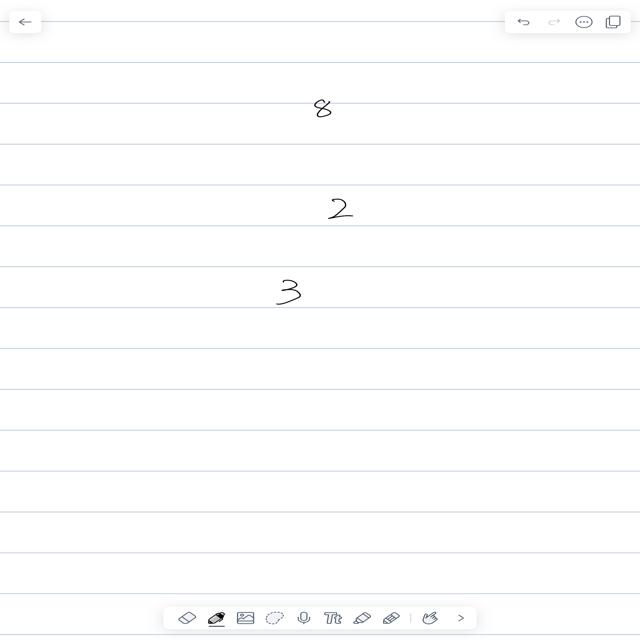
#> input picture take2/partitioned/train/images/IMG_0231.jpg, 640 x 640 px
$ jupyter execute --allow-errors notebook.ipynb
#> lines starting #> are read from the running program, lines starting #| are printed output that depends on the picture
[cell 1]
import cv2
import numpy as np
import os
def get_txt_files(folder_path):
    return [os.path.join(folder_path, f) for f in os.listdir(folder_path) if f.endswith('.txt')]
def get_image_files(folder_path):
    return [os.path.join(folder_path, f) for f in os.listdir(folder_path) if f.endswith('.jpg') or f.endswith('.png')]

# [43 lines left out: functions rotate_yolo_labels_90, rotated_true_labels, not called in this run]

[cell 2]
def preprocess_images(img_folder_path, output_folder_path, rotate=True):
    #get every image in the path
#> called with img_folder_path = 'take2/partitioned/train/images', output_folder_path = 'take2/preprocessed/train/images', rotate = True
    image_files = get_image_files(img_folder_path)
    for image_file in image_files:
        #get the image_file name without extension
        base_name = os.path.splitext(os.path.basename(image_file))[0]
        image = cv2.imread(image_file)
#> image is the input picture: shape (640, 640, 3); mean B, G, R 253.3, 253.1, 252.7
        gray_image = cv2.cvtColor(image, cv2.COLOR_BGR2GRAY)
        # normalized_image = gray_image / 255.0
        blurred_image = cv2.GaussianBlur(gray_image, (5, 5), 0)

        #now time for some data augmenting
            #let's add rotated version of the image to the dir as 0 thru 3
        rotated_image = blurred_image
        augmented_images = [blurred_image]
        if rotate:
            for i in range(3):
                rotated_image = cv2.rotate(rotated_image, cv2.ROTATE_90_CLOCKWISE)
                augmented_images.append(rotated_image)
#> this loop made 3 passes
#> pass 1, in preprocess_images, `rotated_image = cv2.rotate(rotated_image, cv2.ROTATE_90_CLOCKWISE)`:
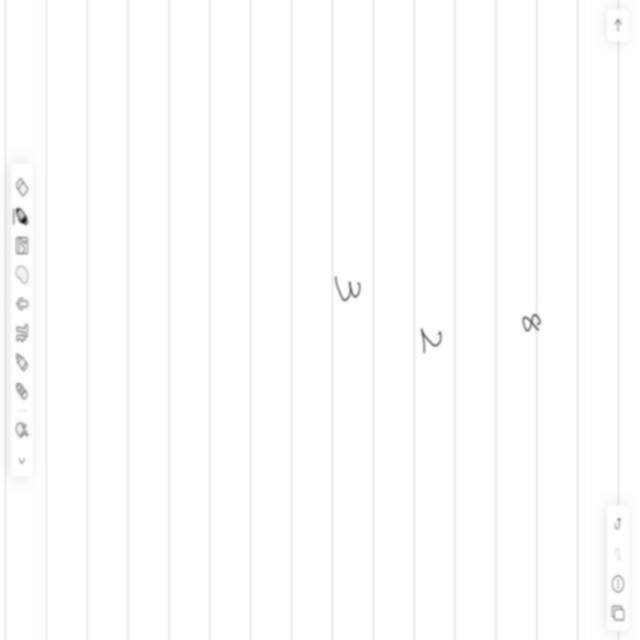
#> rotated_image: shape (640, 640); min 19, max 255, mean 253
#> after the loop, augmented_images = 4 items

        #finally, write the image to preprocessed/images/base_name_0 thru 3 .jpg
        for i, augmented_image in enumerate(augmented_images):
            cv2.imwrite(f'{output_folder_path}/{base_name}_{i}.jpg', augmented_image)
#> this loop made 4 passes

        #now, write the rotated image lables to preprocessed/labels/base_name_0 thru 3 .txt

[cell 3]
def preprocess_labels(label_folder_path, output_folder_path, rotate=True):
    label_files = get_txt_files(label_folder_path)
    for label_file in label_files:
        base_name = os.path.splitext(os.path.basename(label_file))[0]
        for i in range(4):
                with open(f'{output_folder_path}/{base_name}_{i}.txt', 'w') as f:
                    if i == 0:
                        f.write(open(label_file).read())
                    elif rotate:
                        f.write(rotated_true_labels(label_folder_path+"/"+base_name+'.txt', 640, 640, i))

[cell 4]
preprocess_images("take2/partitioned/train/images", "take2/preprocessed/train/images", rotate=True)
#> (the rest of this cell did not finish here and is left out)

[cell 5]
path = 'take2/partitioned/train/labels'
#> (the rest of this cell did not finish here and is left out)

[cell 6]
# [4 lines left out: function check_indecies, not called in this run]

[cell 7]
import os
import shutil
import random

def partition_files(input_folder, output_folder, train_ratio=0.7, val_ratio=0.2, test_ratio=0.1, seed=42):
    # Ensure the ratios sum up to 1.0
    assert abs(train_ratio + val_ratio + test_ratio - 1.0) < 1e-6, "Ratios must sum to 1.0"

    # Set the seed for reproducibility
    random.seed(seed)

    # List all image files in the input folder
    label_files = [f for f in os.listdir(input_folder+"/labels") if os.path.isfile(os.path.join(input_folder+"/labels", f))]
    image_files = [f for f in os.listdir(input_folder+"/images") if os.path.isfile(os.path.join(input_folder+"/images", f))]

    #print the difference between the two if they were sets
    label_files_base = set([os.path.splitext(f)[0] for f in label_files])
    image_files_base = set([os.path.splitext(f)[0] for f in image_files])

    #remove the files that are not in both from the label_files
    label_files = [f for f in label_files if os.path.splitext(f)[0] in image_files_base]
    image_files = [f for f in image_files if os.path.splitext(f)[0] in label_files_base]

    print(len(image_files))
    print(len(label_files))
    #sort both lists
    label_files.sort()
    image_files.sort()

    label_files_base = [os.path.splitext(f)[0] for f in label_files]
    image_files_base = [os.path.splitext(f)[0] for f in image_files]
    print(check_indecies(label_files_base, image_files_base))

    # Shuffle the files
    zipped = list(zip(label_files, image_files))
    random.shuffle(zipped)

    label_files, image_files = zip(*zipped)

    label_files_base = [os.path.splitext(f)[0] for f in label_files]
    image_files_base = [os.path.splitext(f)[0] for f in image_files]
    print(check_indecies(label_files_base, image_files_base))


    # Calculate the number of images for each partition
    total_images = len(image_files)
    train_count = int(total_images * train_ratio)
    val_count = int(total_images * val_ratio)

    # Partition the images
    train_images = image_files[:train_count]
    val_images = image_files[train_count:train_count + val_count]
    test_images = image_files[train_count + val_count:]

    train_labels = label_files[:train_count]
    val_labels = label_files[train_count:train_count + val_count]
    test_labels = label_files[train_count + val_count:]

    # Create output subfolders if they do not exist
    for folder_name in ['train', 'val', 'test']:
        folder_path = os.path.join(output_folder, folder_name)
        os.makedirs(folder_path, exist_ok=True)

    # Move images to corresponding folders
    def copy_images(file_list, destination_folder, type='images'):
        for file_name in file_list:
            shutil.copy(os.path.join(input_folder+"/"+type, file_name), os.path.join(destination_folder, file_name))

    copy_images(train_images, os.path.join(output_folder, 'train/images'))
    copy_images(val_images, os.path.join(output_folder, 'val/images'))
    copy_images(test_images, os.path.join(output_folder, 'test/images'))

    copy_images(train_labels, os.path.join(output_folder, 'train/labels'), 'labels')
    copy_images(val_labels, os.path.join(output_folder, 'val/labels'), 'labels')
    copy_images(test_labels, os.path.join(output_folder, 'test/labels'), 'labels')

    print(f"Images partitioned into:\n"
          f"Train: {len(train_images)}\n"
          f"Validation: {len(val_images)}\n"
          f"Test: {len(test_images)}")

[cell 8]
input_folder = 'take2/cleaned'  # Replace with your folder containing images
output_folder = 'take2/partitioned'  # Replace with your desired output folder
#> (the rest of this cell did not finish here and is left out)

[cell 9]
def test_deaugmentation(folder, target_folder = "test"):
    label_files = get_txt_files(folder + "/labels")
    for label_file in label_files:
        #only keep the filenames ending with _0.txt
        if not label_file.endswith("_0.txt"):
            continue
        #copy it to the target folder with the same name
        base_name = os.path.splitext(os.path.basename(label_file))[0]
        shutil.copy(label_file, f"{target_folder}/labels/{base_name}.txt")
    #same for image files
    image_files = get_image_files(folder + "/images")
    for image_file in image_files:
        if not image_file.endswith("_0.jpg"):
            continue
        base_name = os.path.splitext(os.path.basename(image_file))[0]
        shutil.copy(image_file, f"{target_folder}/images/{base_name}.jpg")

#> (a cell that did not finish here is left out)

[cell 11]
#check the base names of the files in the each of 2 folders are the same. Return how many are different
def check_files(folder1, folder2):
    files1 = set([os.path.splitext(os.path.basename(f))[0] for f in get_image_files(folder1)])
    files2 = set([os.path.splitext(os.path.basename(f))[0] for f in get_txt_files(folder2)])
